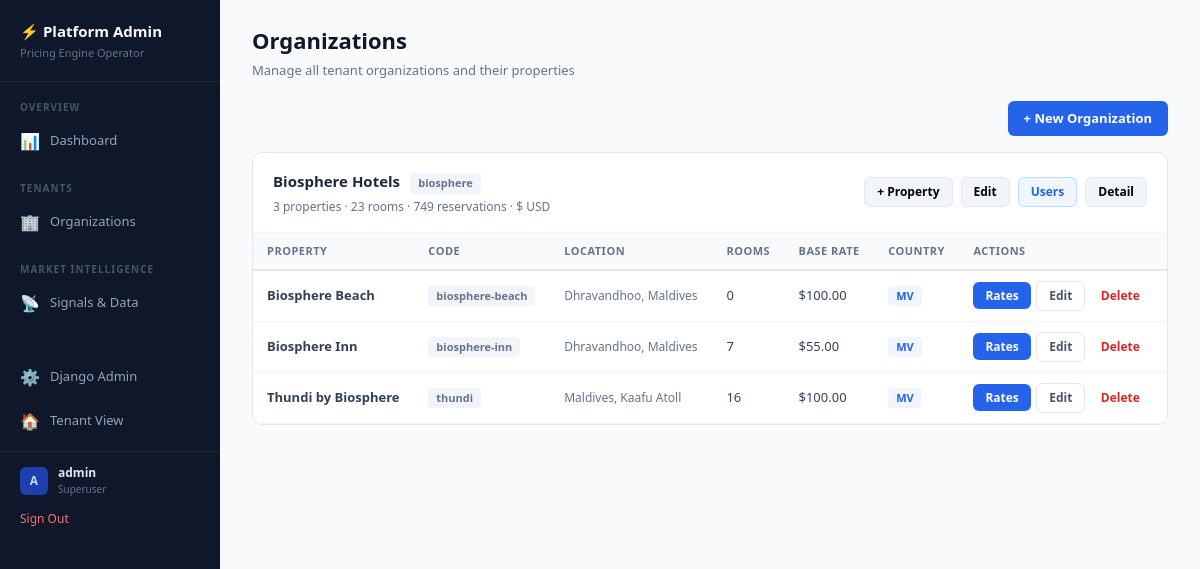
Page /platform/organizations/ (signed in) on the earlier database version.
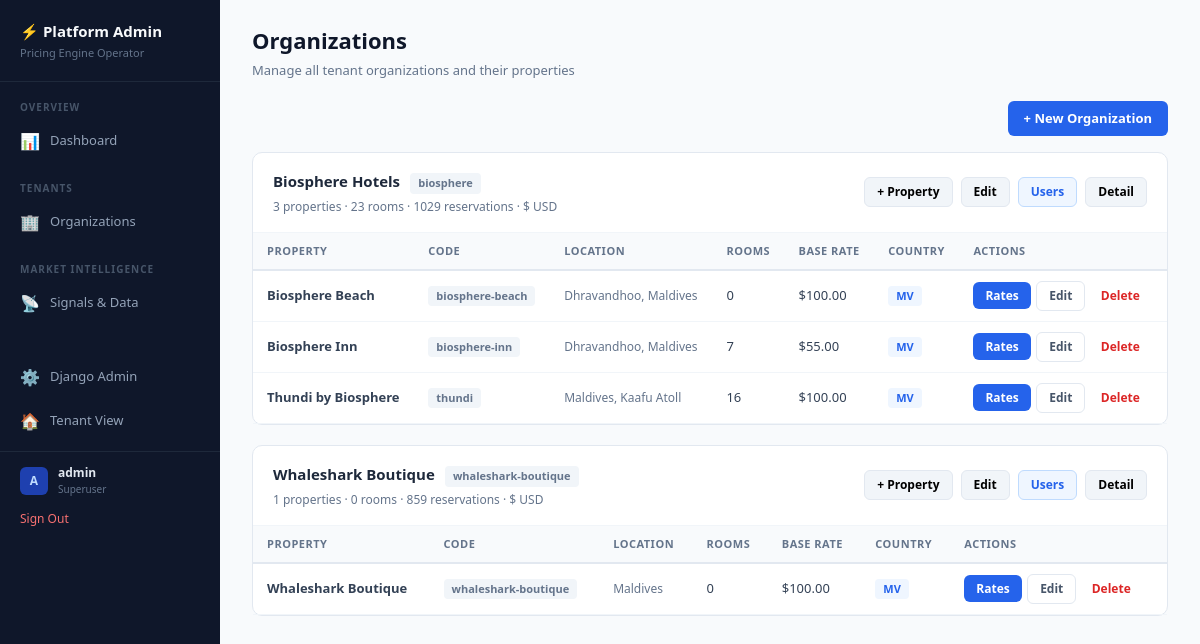
Same page on the later database version.
### pricing/models/core.py (models this page shows, shortened)
class Organization(models.Model):
    name = models.CharField(
        max_length=200,
        help_text="Organization name (e.g., 'Atoll Resorts Group')"
    )
    code = models.SlugField(
        max_length=50,
        unique=True,
        help_text="URL-friendly code (e.g., 'atoll-resorts')"
    )
    default_currency = models.CharField(
        max_length=3,
        default='USD',
        help_text="Default currency code (e.g., USD, EUR)"
    )
    currency_symbol = models.CharField(
        max_length=5,
        default='$',
        help_text="Currency symbol for display"
    )
    is_active = models.BooleanField(
        default=True,
        help_text="Whether this organization is active"
    )
    created_at = models.DateTimeField(auto_now_add=True)
    updated_at = models.DateTimeField(auto_now=True)
    class Meta:
        ordering = ['name']
        verbose_name = "Organization"
        verbose_name_plural = "Organizations"

class Property(models.Model):
    organization = models.ForeignKey(
        Organization,
        on_delete=models.PROTECT,
        related_name='properties',
        help_text="Parent organization"
    )
    name = models.CharField(
        max_length=200,
        default="My Hotel",
        help_text="Property name"
    )
    code = models.SlugField(
        max_length=50,
        help_text="URL-friendly code (e.g., 'biosphere-inn')"
    )
    reference_base_rate = models.DecimalField(
        max_digits=10,
        decimal_places=2,
        default=Decimal('100.00'),
        help_text="Reference rate for room index calculations (e.g., Standard Room rate)"
    )
    currency_symbol = models.CharField(
        max_length=5,
        default='$',
        help_text="Currency symbol to display"
    )
    location = models.CharField(
        max_length=255,
        blank=True,
        help_text="e.g., Maldives, Kaafu Atoll"
    )
    country_code = models.CharField(
        max_length=2,
        default='MV',
        db_index=True,
        help_text="ISO 3166-1 alpha-2 country code (e.g., 'MV' for Maldives)"
    )
    total_rooms = models.PositiveIntegerField(
        default=0,
        help_text="Total number of rooms (auto-calculated from room types)"
    )
    service_charge_percent = models.DecimalField(
        max_digits=5,
        decimal_places=2,
        default=Decimal('10.00'),
        validators=[MinValueValidator(0), MaxValueValidator(100)],
        help_text="Service charge percentage (e.g., 10.00 for 10%)"
    )
    tax_percent = models.DecimalField(
        max_digits=5,
        decimal_places=2,
        default=Decimal('16.00'),
        validators=[MinValueValidator(0), MaxValueValidator(100)],
        help_text="Tax percentage (e.g., 16.00 for 16% GST)"
    )
    tax_on_service_charge = models.BooleanField(
        default=True,
        help_text="Whether tax is calculated on subtotal + service charge (True) or just subtotal (False)"
    )
    min_rate_warning = models.DecimalField(
        max_digits=10,
        decimal_places=2,
        null=True,
        blank=True,
        help_text="Warn if any rate falls below this amount"
    )
    max_discount_warning = models.DecimalField(
        max_digits=5,
        decimal_places=2,
        null=True,
        blank=True,
        default=Decimal('40.00'),
        help_text="Warn if total discount percentage exceeds this value"
    )
    is_active = models.BooleanField(
        default=True,
        help_text="Whether this property is active"
    )
    created_at = models.DateTimeField(auto_now_add=True)
    updated_at = models.DateTimeField(auto_now=True)
    class Meta:
        ordering = ['organization', 'name']
        unique_together = ['organization', 'code']
        verbose_name = "Property"
        verbose_name_plural = "Properties"

### platform_data/views.py (the view)
# urls.py: path('organizations/', views.PlatformOrganizationsView.as_view(), name='organizations'),
class PlatformOrganizationsView(SuperuserRequiredMixin, TemplateView):
    template_name = 'platform_data/organizations.html'
    def get_context_data(self, **kwargs):
        context = super().get_context_data(**kwargs)
        from pricing.models import Organization
        from pricing.models.analytics import Reservation
        orgs = Organization.objects.filter(is_active=True).prefetch_related('properties')
        org_list = []
        for org in orgs:
            props = org.properties.filter(is_active=True)
            total_reservations = Reservation.objects.filter(
                hotel__organization=org
            ).count()
            org_list.append({
                'org': org,
                'properties': props,
                'property_count': props.count(),
                'total_rooms': sum(p.total_rooms for p in props),
                'total_reservations': total_reservations,
            })
        context['organizations'] = org_list
        return context

### platform_data/views.py (called while the page is built)
    def test_func(self):
        return self.request.user.is_authenticated and self.request.user.is_superuser

### platform_data/templates/platform_data/organizations.html (shortened to what this page needs)
{% extends "platform_data/base.html" %}
{% block page_title %}Organizations{% endblock %}
{% block page_subtitle %}Manage all tenant organizations and their properties{% endblock %}
{% block content %}
<div style="display:flex; justify-content:flex-end; margin-bottom:16px;">
    <button class="btn btn-primary" onclick="showOrgModal()">+ New Organization</button>
</div>
{% for org_item in organizations %}
<div class="platform-card" id="org-card-{{ org_item.org.pk }}">
    <div class="platform-card-header">
        <div>
            <h3 style="display:inline;">{{ org_item.org.name }}</h3>
            <span class="badge badge-gray" style="margin-left:6px;">{{ org_item.org.code }}</span>
            <div style="font-size:12px; color:#64748b; margin-top:4px;">{{ org_item.property_count }} properties · {{ org_item.total_rooms }} rooms · {{ org_item.total_reservations }} reservations · {{ org_item.org.currency_symbol }} {{ org_item.org.default_currency }}</div>
        </div>
        <div style="display:flex; gap:8px;">
            <button class="btn btn-sm" style="background:#f1f5f9; border:1px solid #e2e8f0;" onclick="showPropertyModal({{ org_item.org.pk }},'{{ org_item.org.name|escapejs }}')">+ Property</button>
            <button class="btn btn-sm" style="background:#f1f5f9; border:1px solid #e2e8f0;" onclick="showOrgModal({{ org_item.org.pk }},'{{ org_item.org.name|escapejs }}','{{ org_item.org.default_currency|escapejs }}','{{ org_item.org.currency_symbol|escapejs }}')">Edit</button>
            <a href="{% url 'platform:org_detail' pk=org_item.org.pk %}#users" class="btn btn-sm" style="background:#eff6ff; border:1px solid #bfdbfe; color:#2563eb;">Users</a>
            <a href="{% url 'platform:org_detail' pk=org_item.org.pk %}" class="btn btn-sm" style="background:#f1f5f9; border:1px solid #e2e8f0;">Detail</a>
        </div>
    </div>
    <div class="platform-card-body">
        {% if org_item.properties %}
        <table class="data-table">
            <thead><tr><th>Property</th><th>Code</th><th>Location</th><th>Rooms</th><th>Base Rate</th><th>Country</th><th>Actions</th></tr></thead>
            <tbody>
            {% for prop in org_item.properties %}
            <tr id="prop-row-{{ prop.pk }}">
                <td style="font-weight:600;">{{ prop.name }}</td>
                <td><span class="badge badge-gray">{{ prop.code }}</span></td>
                <td style="font-size:12px; color:#64748b;">{{ prop.location }}</td>
                <td>{{ prop.total_rooms }}</td>
                <td>{{ prop.currency_symbol }}{{ prop.reference_base_rate }}</td>
                <td><span class="badge badge-blue">{{ prop.country_code|default:"MV" }}</span></td>
                <td style="white-space:nowrap;">
                    <a href="/org/{{ org_item.org.code }}/{{ prop.code }}/rates/" class="btn btn-sm btn-primary" style="margin-right:2px;">Rates</a>
                    <button class="btn btn-sm btn-outline" onclick="showPropertyModal({{ org_item.org.pk }},'{{ org_item.org.name|escapejs }}',{{ prop.pk }},'{{ prop.name|escapejs }}','{{ prop.code|escapejs }}','{{ prop.location|escapejs }}','{{ prop.reference_base_rate }}','{{ prop.currency_symbol|escapejs }}','{{ prop.total_rooms }}','{{ prop.service_charge_percent }}','{{ prop.tax_percent }}','{{ prop.country_code|default:"MV"|escapejs }}')">Edit</button>
                    <button class="btn btn-sm" style="color:#dc2626; background:none; border:none; cursor:pointer;" onclick="deleteProperty({{ prop.pk }},'{{ prop.name|escapejs }}')">Delete</button>
                </td>
            </tr>
            {% endfor %}
            </tbody>
        </table>
        {% else %}
        <div class="empty-state"><p>No properties yet. <button onclick="showPropertyModal({{ org_item.org.pk }},'{{ org_item.org.name|escapejs }}')" style="color:#2563eb; background:none; border:none; cursor:pointer; font-size:inherit;">Add one</button></p></div>
        {% endif %}
    </div>
</div>
{% endfor %}
{% endblock %}

Differences in the rows shown:
computed for Organization "Biosphere Hotels": total_reservations "749" → "1029"
added Organization: org.name "Whaleshark Boutique", org.code "whaleshark-boutique", property_count "1", total_rooms "0", total_reservations "859", org.currency_symbol "$", org.default_currency "USD"
added Property: name "Whaleshark Boutique", code "whaleshark-boutique", location "Maldives", total_rooms "0", currency_symbol "$", reference_base_rate "100.00", country_code "MV"
